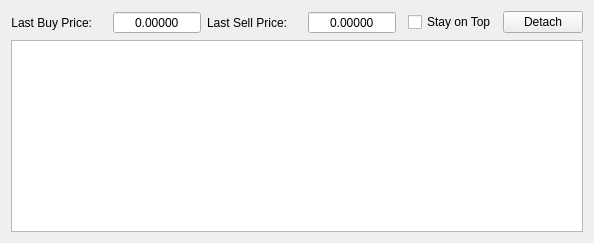
       <widget class="QWidget" name="tabOrdersLog">
        <attribute name="title">
         <string>Orders Log</string>
        </attribute>
        <layout class="QGridLayout" name="gridLayout_14">
         <item row="0" column="5">
          <widget class="QDoubleSpinBox" name="ordersLastSellPrice">
           <property name="sizePolicy">
            <sizepolicy hsizetype="Preferred" vsizetype="Fixed">
             <horstretch>0</horstretch>
             <verstretch>0</verstretch>
            </sizepolicy>
           </property>
           <property name="minimumSize">
            <size>
             <width>70</width>
             <height>0</height>
            </size>
           </property>
           <property name="accessibleName">
            <string>PRICE</string>
           </property>
           <property name="accessibleDescription">
            <string>CAN_BE_ZERO</string>
           </property>
           <property name="alignment">
            <set>Qt::AlignCenter</set>
           </property>
           <property name="readOnly">
            <bool>true</bool>
           </property>
           <property name="buttonSymbols">
            <enum>QAbstractSpinBox::NoButtons</enum>
           </property>
           <property name="prefix">
            <string/>
           </property>
           <property name="decimals">
            <number>5</number>
           </property>
           <property name="minimum">
            <double>0.000000000000000</double>
           </property>
           <property name="maximum">
            <double>999999999.000000000000000</double>
           </property>
          </widget>
         </item>
         <item row="0" column="3">
          <widget class="QLabel" name="labelOrdersLastSellPrice">
           <property name="sizePolicy">
            <sizepolicy hsizetype="Preferred" vsizetype="Preferred">
             <horstretch>0</horstretch>
             <verstretch>0</verstretch>
            </sizepolicy>
           </property>
           <property name="accessibleName">
            <string>TR00024</string>
           </property>
           <property name="text">
            <string>Last Sell Price:</string>
           </property>
           <property name="alignment">
            <set>Qt::AlignRight|Qt::AlignTrailing|Qt::AlignVCenter</set>
           </property>
          </widget>
         </item>
         <item row="0" column="2">
          <widget class="QDoubleSpinBox" name="ordersLastBuyPrice">
           <property name="sizePolicy">
            <sizepolicy hsizetype="Preferred" vsizetype="Fixed">
             <horstretch>0</horstretch>
             <verstretch>0</verstretch>
            </sizepolicy>
           </property>
           <property name="minimumSize">
            <size>
             <width>70</width>
             <height>0</height>
            </size>
           </property>
           <property name="accessibleName">
            <string>PRICE</string>
           </property>
           <property name="accessibleDescription">
            <string>CAN_BE_ZERO</string>
           </property>
           <property name="alignment">
            <set>Qt::AlignCenter</set>
           </property>
           <property name="readOnly">
            <bool>true</bool>
           </property>
           <property name="buttonSymbols">
            <enum>QAbstractSpinBox::NoButtons</enum>
           </property>
           <property name="prefix">
            <string/>
           </property>
           <property name="decimals">
            <number>5</number>
           </property>
           <property name="minimum">
            <double>0.000000000000000</double>
           </property>
           <property name="maximum">
            <double>999999999.000000000000000</double>
           </property>
          </widget>
         </item>
         <item row="0" column="0">
          <widget class="QLabel" name="labelOrdersLastBuyPrice">
           <property name="sizePolicy">
            <sizepolicy hsizetype="Preferred" vsizetype="Preferred">
             <horstretch>0</horstretch>
             <verstretch>0</verstretch>
            </sizepolicy>
           </property>
           <property name="accessibleName">
            <string>TR00023</string>
           </property>
           <property name="text">
            <string>Last Buy Price:</string>
           </property>
           <property name="alignment">
            <set>Qt::AlignRight|Qt::AlignTrailing|Qt::AlignVCenter</set>
           </property>
          </widget>
         </item>
         <item row="0" column="8">
          <widget class="QPushButton" name="detachOrdersLog">
           <property name="sizePolicy">
            <sizepolicy hsizetype="Maximum" vsizetype="Maximum">
             <horstretch>0</horstretch>
             <verstretch>0</verstretch>
            </sizepolicy>
           </property>
           <property name="accessibleName">
            <string>DETACH_TAB</string>
           </property>
           <property name="text">
            <string>Detach</string>
           </property>
          </widget>
         </item>
         <item row="0" column="6">
          <spacer name="horizontalSpacer_3">
           <property name="orientation">
            <enum>Qt::Horizontal</enum>
           </property>
           <property name="sizeHint" stdset="0">
            <size>
             <width>0</width>
             <height>0</height>
            </size>
           </property>
          </spacer>
         </item>
         <item row="1" column="0" colspan="9">
          <widget class="QTextEdit" name="logTextEdit">
           <property name="sizePolicy">
            <sizepolicy hsizetype="Preferred" vsizetype="Preferred">
             <horstretch>0</horstretch>
             <verstretch>0</verstretch>
            </sizepolicy>
           </property>
           <property name="minimumSize">
            <size>
             <width>0</width>
             <height>60</height>
            </size>
           </property>
           <property name="undoRedoEnabled">
            <bool>false</bool>
           </property>
           <property name="lineWrapMode">
            <enum>QTextEdit::NoWrap</enum>
           </property>
           <property name="readOnly">
            <bool>true</bool>
           </property>
           <property name="html">
            <string>&lt;!DOCTYPE HTML PUBLIC &quot;-//W3C//DTD HTML 4.0//EN&quot; &quot;http://www.w3.org/TR/REC-html40/strict.dtd&quot;&gt;
&lt;html&gt;&lt;head&gt;&lt;meta name=&quot;qrichtext&quot; content=&quot;1&quot; /&gt;&lt;style type=&quot;text/css&quot;&gt;
p, li { white-space: pre-wrap; }
&lt;/style&gt;&lt;/head&gt;&lt;body style=&quot; font-family:'MS Shell Dlg 2'; font-size:8.25pt; font-weight:400; font-style:normal;&quot;&gt;
&lt;p style=&quot;-qt-paragraph-type:empty; margin-top:0px; margin-bottom:0px; margin-left:0px; margin-right:0px; -qt-block-indent:0; text-indent:0px; font-size:8pt;&quot;&gt;&lt;br /&gt;&lt;/p&gt;&lt;/body&gt;&lt;/html&gt;</string>
           </property>
           <property name="acceptRichText">
            <bool>true</bool>
           </property>
          </widget>
         </item>
         <item row="0" column="4">
          <widget class="QLabel" name="usdLabelLastSell">
           <property name="sizePolicy">
            <sizepolicy hsizetype="Maximum" vsizetype="Preferred">
             <horstretch>0</horstretch>
             <verstretch>0</verstretch>
            </sizepolicy>
           </property>
           <property name="font">
            <font>
             <pointsize>11</pointsize>
             <weight>50</weight>
             <bold>false</bold>
            </font>
           </property>
           <property name="accessibleDescription">
            <string/>
           </property>
           <property name="styleSheet">
            <string notr="true">color: darkgreen</string>
           </property>
           <property name="text">
            <string/>
           </property>
           <property name="alignment">
            <set>Qt::AlignCenter</set>
           </property>
          </widget>
         </item>
         <item row="0" column="1">
          <widget class="QLabel" name="usdLabelLastBuy">
           <property name="sizePolicy">
            <sizepolicy hsizetype="Maximum" vsizetype="Preferred">
             <horstretch>0</horstretch>
             <verstretch>0</verstretch>
            </sizepolicy>
           </property>
           <property name="font">
            <font>
             <pointsize>11</pointsize>
             <weight>50</weight>
             <bold>false</bold>
            </font>
           </property>
           <property name="accessibleDescription">
            <string/>
           </property>
           <property name="styleSheet">
            <string notr="true">color: darkgreen</string>
           </property>
           <property name="text">
            <string/>
           </property>
           <property name="alignment">
            <set>Qt::AlignCenter</set>
           </property>
          </widget>
         </item>
         <item row="0" column="7">
          <widget class="QCheckBox" name="tabOrdersLogOnTop">
           <property name="accessibleName">
            <string>STAYS_ON_TOP</string>
           </property>
           <property name="text">
            <string>Stay on Top</string>
           </property>
          </widget>
         </item>
        </layout>
        <zorder>labelOrdersLastBuyPrice</zorder>
        <zorder>logTextEdit</zorder>
        <zorder>ordersLastBuyPrice</zorder>
        <zorder>labelOrdersLastSellPrice</zorder>
        <zorder>ordersLastSellPrice</zorder>
        <zorder>usdLabelLastBuy</zorder>
        <zorder>usdLabelLastSell</zorder>
        <zorder>detachOrdersLog</zorder>
        <zorder>tabOrdersLogOnTop</zorder>
       </widget>
